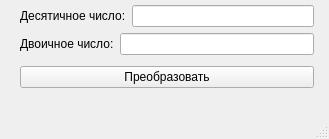
<?xml version="1.0" encoding="UTF-8"?>
<ui version="4.0">
 <class>MainWindow</class>
 <widget class="QMainWindow" name="MainWindow">
  <property name="geometry">
   <rect>
    <x>0</x>
    <y>0</y>
    <width>329</width>
    <height>139</height>
   </rect>
  </property>
  <property name="windowTitle">
   <string>MainWindow</string>
  </property>
  <widget class="QWidget" name="centralwidget">
   <widget class="QWidget" name="">
    <property name="geometry">
     <rect>
      <x>20</x>
      <y>0</y>
      <width>294</width>
      <height>95</height>
     </rect>
    </property>
    <layout class="QVBoxLayout" name="verticalLayout_2">
     <item>
      <layout class="QVBoxLayout" name="verticalLayout">
       <item>
        <layout class="QHBoxLayout" name="horizontalLayout_2">
         <item>
          <widget class="QLabel" name="label">
           <property name="text">
            <string>Десятичное число:</string>
           </property>
          </widget>
         </item>
         <item>
          <widget class="QLineEdit" name="lineEdit_2"/>
         </item>
        </layout>
       </item>
       <item>
        <layout class="QHBoxLayout" name="horizontalLayout">
         <item>
          <widget class="QLabel" name="label_2">
           <property name="text">
            <string>Двоичное число:</string>
           </property>
          </widget>
         </item>
         <item>
          <widget class="QLineEdit" name="lineEdit"/>
         </item>
        </layout>
       </item>
      </layout>
     </item>
     <item>
      <widget class="QPushButton" name="pushButton">
       <property name="text">
        <string>Преобразовать</string>
       </property>
      </widget>
     </item>
    </layout>
   </widget>
  </widget>
  <widget class="QMenuBar" name="menubar">
   <property name="geometry">
    <rect>
     <x>0</x>
     <y>0</y>
     <width>329</width>
     <height>22</height>
    </rect>
   </property>
  </widget>
  <widget class="QStatusBar" name="statusbar"/>
 </widget>
 <resources/>
 <connections/>
</ui>
